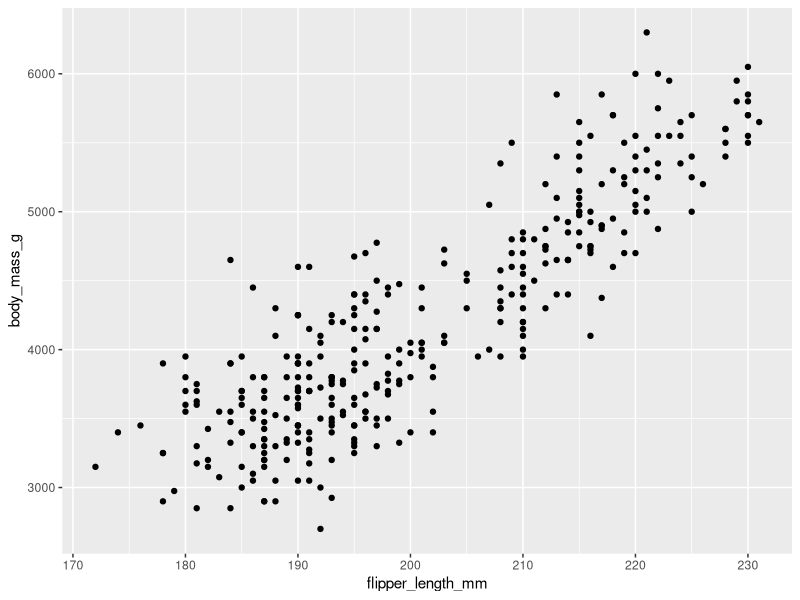

R code for this plot:
install.packages("ggplot2")
install.packages("palmerpenguins")

library(ggplot2)
library(palmerpenguins)

data(penguins)
View(penguins)

ggplot(data = penguins) + 
  geom_point(mapping = aes(x = flipper_length_mm, y = body_mass_g))